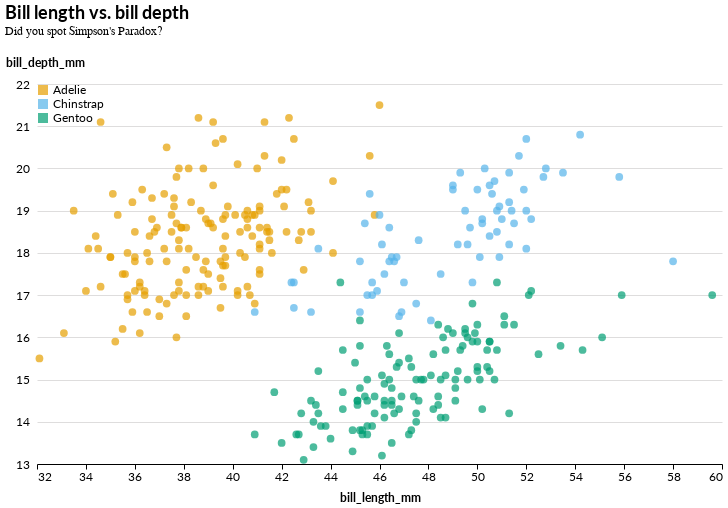

Source (notebook cell):
### Markdown cell above
Let's see how this changes the charts.

### Adding titles

The theme automatically has been configured to improve the data-to-ink ratio and align all texts horizontally. Adding action titles can be done using [`alt.TitleParams`](https://altair-viz.github.io/user_guide/customization.html#adjusting-the-title), with which you can not only add a title, but also add multiple subtitles lines which you pass as a list.

### Code cell
(
    scatterplot.properties(
        title=alt.TitleParams(
            "Bill length vs. bill depth", subtitle=["Did you spot Simpson's Paradox?"]
        )
    )
)

### Figure 1 — Vega-Lite specification as saved in the notebook (floating-point values rounded to 4 significant figures; data arrays with more than 128 entries replaced by an {"elided": "..."} marker saying what was removed)
{"width": 685, "height": 380, "config": {"title": {"anchor": "start", "dy": -15, "fontSize": 18, "font": "Lato", "fontColor": "#000000"}, "axisX": {"domain": true, "domainColor": "#000000", "domainWidth": 1, "grid": false, "labelFontSize": 12, "labelFont": "Lato", "labelAngle": 0, "labelOverlap": "parity", "tickColor": "#000000", "tickSize": 5, "titleFontSize": 12, "titlePadding": 10, "titleFont": "Lato"}, "axisY": {"domain": false, "grid": true, "gridColor": "#DEDDDD", "gridWidth": 1, "labelFontSize": 12, "labelFont": "Lato", "labelPadding": 8, "ticks": false, "titleAlign": "left", "titleAnchor": "start", "titleFontSize": 12, "titlePadding": 10, "titleFont": "Lato", "titleAngle": 0, "titleY": -15}, "background": "#FFFFFF", "legend": {"labelFontSize": 12, "labelFont": "Lato", "symbolSize": 100, "symbolType": "square", "titleFontSize": 12, "titlePadding": 10, "titleFont": "Lato", "title": "", "orient": "top-left", "offset": 0}, "view": {"stroke": "transparent"}, "range": {"category": ["#E69F00", "#56B4E9", "#009E73", "#F0E442", "#0072B2", "#D55E00", "#CC79A7", "#000000"], "diverging": ["#cfe8f3", "#a2d4ec", "#73bfe2", "#46abdb", "#1696d2", "#12719e"]}, "area": {"fill": "#0072B2"}, "line": {"color": "#0072B2", "stroke": "#0072B2", "strokewidth": 5}, "trail": {"color": "#0072B2", "stroke": "#0072B2", "strokeWidth": 0, "size": 1}, "path": {"stroke": "#0072B2", "strokeWidth": 0.5}, "point": {"filled": true}, "text": {"font": "Lato", "color": "#0072B2", "fontSize": 11, "align": "right", "fontWeight": 400, "size": 11}, "bar": {"fill": "#0072B2", "stroke": false}}, "data": {"name": "data-b414165be0aeea8c687bc9462659f7b8"}, "mark": {"type": "circle", "size": 60}, "encoding": {"color": {"field": "species", "type": "nominal"}, "tooltip": [{"field": "species", "type": "nominal"}, {"field": "sex", "type": "nominal"}, {"field": "island", "type": "nominal"}, {"field": "bill_length_mm", "type": "quantitative"}, {"field": "bill_depth_mm", "type": "quantitative"}], "x": {"field": "bill_length_mm", "scale": {"zero": false}, "type": "quantitative"}, "y": {"field": "bill_depth_mm", "scale": {"zero": false}, "type": "quantitative"}}, "title": {"text": "Bill length vs. bill depth", "subtitle": ["Did you spot Simpson's Paradox?"]}, "$schema": "https://vega.github.io/schema/vega-lite/v5.16.3.json", "datasets": {"data-b414165be0aeea8c687bc9462659f7b8": {"elided": "344 records"}}}
